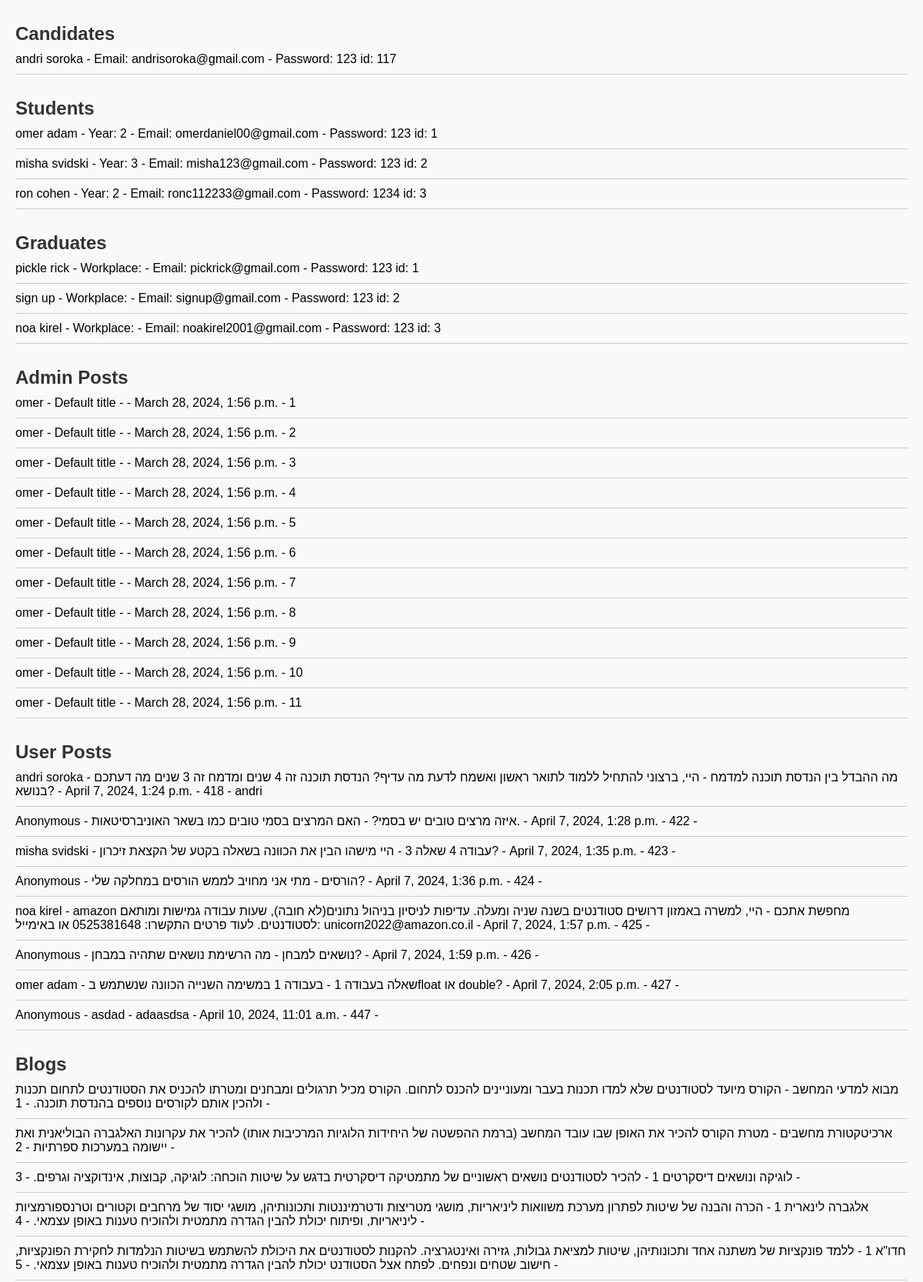
The app's page /data/ (upper part) with its own data.
### S4S/models.py (models this page shows, shortened)
class Candidate(models.Model):
    first_name = models.CharField(max_length=100)
    last_name = models.CharField(max_length=100)
    email = models.EmailField(max_length=254)
    password = models.CharField(max_length=100)
    reset_code = models.CharField(max_length=10, null=True, blank=True)

class Student(models.Model):
    first_name = models.CharField(max_length=100)
    last_name = models.CharField(max_length=100)
    select_year = models.IntegerField()
    email = models.EmailField(max_length=254)
    password = models.CharField(max_length=100)
    reset_code = models.CharField(max_length=10, null=True, blank=True)

class Graduate(models.Model):
    first_name = models.CharField(max_length=100)
    last_name = models.CharField(max_length=100)
    workplace = models.CharField(max_length=200, null=True, blank=True)
    email = models.EmailField(max_length=254)
    password = models.CharField(max_length=100)
    reset_code = models.CharField(max_length=10, null=True, blank=True)

class Post(models.Model):
    title = models.CharField(max_length=100, default='')
    content = models.TextField(default='')
    date_posted = models.DateTimeField(default=timezone.now)
    author = models.ForeignKey(User, on_delete=models.CASCADE, default=1)
    blog = models.ForeignKey('Blog', on_delete=models.CASCADE, null=True)

class Post2(models.Model):
    title = models.CharField(max_length=100)
    user_name = models.CharField(default="none", max_length=100)
    user_email = models.EmailField(null=True)
    content = models.TextField()
    date_posted = models.DateTimeField(default=timezone.now)
    blog = models.ForeignKey('Blog', on_delete=models.CASCADE, null=True)
    candidate = models.ForeignKey('Candidate', on_delete=models.CASCADE, null=True, blank=True)
    student = models.ForeignKey('Student', on_delete=models.CASCADE, null=True, blank=True)
    graduate = models.ForeignKey('Graduate', on_delete=models.CASCADE, null=True, blank=True)
    admin = models.ForeignKey('Admin', on_delete=models.CASCADE, null=True, blank=True)
    comment_count = models.IntegerField(default=0)
    likes_count = models.IntegerField(default=0)

class Blog(models.Model):
    title = models.CharField(max_length=100)
    description = models.TextField(default='No description')

### S4S/DataVisuals.py (the view)
# urls.py: path('data/', DataVisuals.display_data, name='data'),
def display_data(request):
    candidates = Candidate.objects.all()
    students = Student.objects.all()
    graduates = Graduate.objects.all()
    posts = Post.objects.all()
    posts2 = Post2.objects.all()
    blogs = Blog.objects.all()
    return render(request, 'display_data.html', {'candidates': candidates, 'students': students,
                                                 'graduates': graduates, 'posts': posts, 'posts2': posts2 , 'blogs': blogs } )

### templates/display_data.html (shortened to what this page needs)
<!DOCTYPE html>
<html lang="en">
<head>
</head>
<body>
    <h1>Candidates</h1>
    <ul>
        {% for candidate in candidates %}
        <li>{{ candidate.first_name }} {{ candidate.last_name }} - Email: {{ candidate.email }}
            - Password: {{ candidate.password }} id: {{ candidate.id }}</li>
        {% endfor %}
    </ul>
    <h1>Students</h1>
    <ul>
        {% for student in students %}
        <li>{{ student.first_name }} {{ student.last_name }} - Year: {{ student.select_year }} - Email: {{ student.email }}
            - Password: {{ student.password }} id: {{ student.id }}</li>
        {% endfor %}
    </ul>
    <h1>Graduates</h1>
    <ul>
        {% for graduate in graduates %}
        <li>{{ graduate.first_name }} {{ graduate.last_name }} - Workplace: {{ graduate.work_place }}
            - Email: {{ graduate.email }} - Password: {{ graduate.password }} id: {{ graduate.id }}</li>
        {% endfor %}
    </ul>
    <h1>Admin Posts</h1>
    <ul>
        {% for post in posts %}
        <li>{{ post.author }} - {{ post.title }} - {{ post.content }} - {{ post.date_posted }} - {{ post.id }}</li>
        {% endfor %}
    </ul>
    <h1>User Posts</h1>
    <ul>
        {% for post2 in posts2 %}
        <li>{{ post2.user_name }} - {{ post2.title }} - {{ post2.content }}
            - {{ post2.date_posted }} - {{ post2.id }} - {{ post2.candidate.first_name }}</li>
        {% endfor %}
    </ul>
 <h1>Blogs</h1>
    <ul>
        {% for blog in blogs %}
        <li>{{ blog.title }} - {{ blog.description }} - {{ blog.id }} - </li>
        {% endfor %}
    </ul>
</body>
</html>

### templates/display_data.html (style rules this page uses)
body { font-family: Arial, sans-serif; margin: 20px; padding: 0; background-color: #f9f9f9; }
h1 { color: #333; font-size: 24px; margin-top: 30px; margin-bottom: 10px; }
ul { list-style: none; padding: 0; margin: 0; }
li { margin-bottom: 10px; border-bottom: 1px solid #ccc; padding-bottom: 10px; }

### records on screen
Candidate: first_name "andri", last_name "soroka", email "andrisoroka@gmail.com", password "123", id "117"
Student: first_name "omer", last_name "adam", select_year "2", email "omerdaniel00@gmail.com", password "123", id "1"
Student: first_name "misha", last_name "svidski", select_year "3", email "misha123@gmail.com", password "123", id "2"
Student: first_name "ron", last_name "cohen", select_year "2", email "ronc112233@gmail.com", password "1234", id "3"
Graduate: first_name "pickle", last_name "rick", email "pickrick@gmail.com", password "123", id "1"
Graduate: first_name "sign", last_name "up", email "signup@gmail.com", password "123", id "2"
Graduate: first_name "noa", last_name "kirel", email "noakirel2001@gmail.com", password "123", id "3"
Post: author "omer", title "Default title", date_posted "March 28, 2024, 1:56 p.m.", id "1"
Post: author "omer", title "Default title", date_posted "March 28, 2024, 1:56 p.m.", id "2"
Post: author "omer", title "Default title", date_posted "March 28, 2024, 1:56 p.m.", id "3"
Post: author "omer", title "Default title", date_posted "March 28, 2024, 1:56 p.m.", id "4"
Post: author "omer", title "Default title", date_posted "March 28, 2024, 1:56 p.m.", id "5"
Post: author "omer", title "Default title", date_posted "March 28, 2024, 1:56 p.m.", id "6"
Post: author "omer", title "Default title", date_posted "March 28, 2024, 1:56 p.m.", id "7"
Post: author "omer", title "Default title", date_posted "March 28, 2024, 1:56 p.m.", id "8"
Post: author "omer", title "Default title", date_posted "March 28, 2024, 1:56 p.m.", id "9"
Post: author "omer", title "Default title", date_posted "March 28, 2024, 1:56 p.m.", id "10"
Post: author "omer", title "Default title", date_posted "March 28, 2024, 1:56 p.m.", id "11"
Post2: user_name "andri soroka", title "מה ההבדל בין הנדסת תוכנה למדמח", content "היי, ברצוני להתחיל ללמוד לתואר ראשון ואשמח לדעת מה עדיף? הנדסת תוכנה זה 4 שנים ומדמח זה 3 שנים מה דעתכם בנושא?", date_posted "April 7, 2024, 1:24 p.m.", id "418", candidate.first_name "andri"
Post2: user_name "Anonymous", title "איזה מרצים טובים יש בסמי?", content "האם המרצים בסמי טובים כמו בשאר האוניברסיטאות.", date_posted "April 7, 2024, 1:28 p.m.", id "422"
Post2: user_name "misha svidski", content "היי מישהו הבין את הכוונה בשאלה בקטע של הקצאת זיכרון?", date_posted "April 7, 2024, 1:35 p.m.", id "423"
Post2: user_name "Anonymous", title "הורסים", content "מתי אני מחויב לממש הורסים במחלקה שלי?", date_posted "April 7, 2024, 1:36 p.m.", id "424"
Post2: user_name "noa kirel", title "amazon מחפשת אתכם", content "היי, למשרה באמזון דרושים סטודנטים בשנה שניה ומעלה. עדיפות לניסיון בניהול נתונים(לא חובה), שעות עבודה גמישות ומותאם לסטודנטים. לעוד פרטים התקשרו: 0525381648 או באימייל: unicorn2022@amazon.co.il", date_posted "April 7, 2024, 1:57 p.m.", id "425"
Post2: user_name "Anonymous", title "נושאים למבחן", content "מה הרשימת נושאים שתהיה במבחן?", date_posted "April 7, 2024, 1:59 p.m.", id "426"
Post2: user_name "omer adam", content "בעבודה 1 במשימה השנייה הכוונה שנשתמש בfloat או double?", date_posted "April 7, 2024, 2:05 p.m.", id "427"
Post2: user_name "Anonymous", title "asdad", content "adaasdsa", date_posted "April 10, 2024, 11:01 a.m.", id "447"
Blog: title "מבוא למדעי המחשב", description "הקורס מיועד לסטודנטים שלא למדו תכנות בעבר ומעוניינים להכנס לתחום. הקורס מכיל תרגולים ומבחנים ומטרתו להכניס את הסטודנטים לתחום תכנות ולהכין אותם לקורסים נוספים בהנדסת תוכנה.", id "1"
Blog: title "ארכיטקטורת מחשבים", description "מטרת הקורס להכיר את האופן שבו עובד המחשב (ברמת ההפשטה של היחידות הלוגיות המרכיבות אותו) להכיר את עקרונות האלגברה הבוליאנית ואת יישומה במערכות ספרתיות", id "2"
Blog: description "להכיר לסטודנטים נושאים ראשוניים של מתמטיקה דיסקרטית בדגש על שיטות הוכחה: לוגיקה, קבוצות, אינדוקציה וגרפים.", id "3"
Blog: description "הכרה והבנה של שיטות לפתרון מערכת משוואות ליניאריות, מושגי מטריצות ודטרמיננטות ותכונותיהן, מושגי יסוד של מרחבים וקטורים וטרנספורמציות ליניאריות, ופיתוח יכולת להבין הגדרה מתמטית ולהוכיח טענות באופן עצמאי.", id "4"
Blog: description "ללמד פונקציות של משתנה אחד ותכונותיהן, שיטות למציאת גבולות, גזירה ואינטגרציה. להקנות לסטודנטים את היכולת להשתמש בשיטות הנלמדות לחקירת הפונקציות, חישוב שטחים ונפחים. לפתח אצל הסטודנט יכולת להבין הגדרה מתמטית ולהוכיח טענות באופן עצמאי.", id "5"
